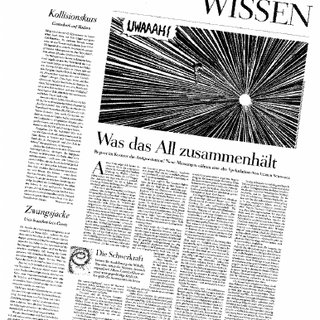
#> input picture skewed-Image.jpg, 320 x 320 px
$ jupyter execute --allow-errors image_resolve_the_skewness_of_img.ipynb
#> lines starting #> are read from the running program, lines starting #| are printed output that depends on the picture; after the words box and inside, x2 and y2 are one past the last pixel; in counts of white or black regions, pixels touching at a corner belong together
[cell 1]
import cv2

[cell 2]
img=cv2.imread("skewed-Image.jpg")
#> img is the input picture: shape (320, 320, 3); min 0, max 255, mean 198

[cell 3]
cv2.imshow("img", img)
cv2.waitKey(0)

## Detect the box

## the below threshold makes the image white and the background black

[cell 4]
gray=cv2.cvtColor(img, cv2.COLOR_BGR2GRAY)
ret, thresh=cv2.threshold(gray, 0, 255, cv2.THRESH_BINARY_INV + cv2.THRESH_OTSU)
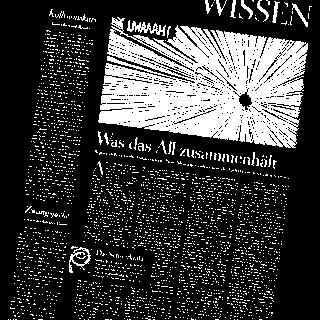
#> thresh: shape (320, 320); 23.4% white; 2683 white regions (2658 under 20 px)
#> ret = 156
contours, _=cv2.findContours(thresh, cv2.RETR_LIST, cv2.CHAIN_APPROX_SIMPLE)
#> contours = 3559 contours, 3521 with area under 20; largest, box (x1, y1, x2, y2) and area: (98, 17, 308, 148) 18748, (113, 29, 195, 73) 306, (69, 247, 91, 273) 268, (72, 248, 89, 265) 171, (238, 91, 253, 111) 163

[cell 5]
contours=sorted(contours, key=cv2.contourArea, reverse=True)
max_cnt=contours[0]
#> max_cnt = contour of 887 points, box (x1, y1, x2, y2) (98, 17, 308, 148), area 18748

## Find the skew Angle (-1 is used in [] to find last index of the returned tuple)

[cell 6]
angle=cv2.minAreaRect(max_cnt)[-1]
#> angle = -82.48
if angle<-45:
    angle=90+angle
#> angle = 7.52

[cell 7]
angle
#> Out = 7.52

## Re-Rotate the image

[cell 8]
height, width, _= img.shape
#> height = 320; width = 320
center=(width//2, height//2)
#> center = (160, 160)

M=cv2.getRotationMatrix2D(center, angle, 1)
#> M = [[0.991, 0.131, -19.57], [-0.131, 0.991, 22.33]]
#> (the rest of this cell did not finish here and is left out)
